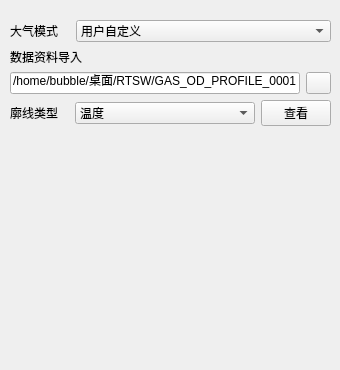
          <widget class="QWidget" name="page_atm">
           <widget class="QWidget" name="gridLayoutWidget">
            <property name="geometry">
             <rect>
              <x>10</x>
              <y>20</y>
              <width>321</width>
              <height>341</height>
             </rect>
            </property>
            <layout class="QGridLayout" name="gridLayout_4">
             <item row="0" column="0">
              <layout class="QHBoxLayout" name="horizontalLayout_5">
               <item>
                <widget class="QLabel" name="label">
                 <property name="maximumSize">
                  <size>
                   <width>60</width>
                   <height>16777215</height>
                  </size>
                 </property>
                 <property name="text">
                  <string>大气模式</string>
                 </property>
                </widget>
               </item>
               <item>
                <widget class="QComboBox" name="atm_comboBox_model">
                 <item>
                  <property name="text">
                   <string>用户自定义</string>
                  </property>
                 </item>
                 <item>
                  <property name="text">
                   <string>热带</string>
                  </property>
                 </item>
                 <item>
                  <property name="text">
                   <string>中纬度夏天</string>
                  </property>
                 </item>
                 <item>
                  <property name="text">
                   <string>中纬度冬天</string>
                  </property>
                 </item>
                 <item>
                  <property name="text">
                   <string>亚北极夏天</string>
                  </property>
                 </item>
                 <item>
                  <property name="text">
                   <string>亚北极冬天</string>
                  </property>
                 </item>
                 <item>
                  <property name="text">
                   <string>美国标准大气</string>
                  </property>
                 </item>
                </widget>
               </item>
              </layout>
             </item>
             <item row="5" column="0">
              <layout class="QHBoxLayout" name="horizontalLayout_6">
               <item>
                <widget class="QLabel" name="label_2">
                 <property name="maximumSize">
                  <size>
                   <width>59</width>
                   <height>16777215</height>
                  </size>
                 </property>
                 <property name="text">
                  <string>廓线类型</string>
                 </property>
                </widget>
               </item>
               <item>
                <widget class="QComboBox" name="comboBox_profile">
                 <property name="maximumSize">
                  <size>
                   <width>195</width>
                   <height>16777215</height>
                  </size>
                 </property>
                 <item>
                  <property name="text">
                   <string>温度</string>
                  </property>
                 </item>
                 <item>
                  <property name="text">
                   <string>水汽</string>
                  </property>
                 </item>
                 <item>
                  <property name="text">
                   <string>二氧化碳</string>
                  </property>
                 </item>
                 <item>
                  <property name="text">
                   <string>臭氧</string>
                  </property>
                 </item>
                </widget>
               </item>
               <item>
                <widget class="QPushButton" name="lineview">
                 <property name="maximumSize">
                  <size>
                   <width>70</width>
                   <height>16777215</height>
                  </size>
                 </property>
                 <property name="text">
                  <string>查看</string>
                 </property>
                </widget>
               </item>
              </layout>
             </item>
             <item row="2" column="0">
              <widget class="QLabel" name="label_11">
               <property name="maximumSize">
                <size>
                 <width>16777215</width>
                 <height>20</height>
                </size>
               </property>
               <property name="text">
                <string>数据资料导入</string>
               </property>
              </widget>
             </item>
             <item row="4" column="0">
              <layout class="QHBoxLayout" name="horizontalLayout_12">
               <item>
                <widget class="QLineEdit" name="lineEdit">
                 <property name="maximumSize">
                  <size>
                   <width>16777215</width>
                   <height>25</height>
                  </size>
                 </property>
                 <property name="text">
                  <string>/home/bubble/桌面/RTSW/GAS_OD_PROFILE_0001</string>
                 </property>
                </widget>
               </item>
               <item>
                <widget class="QPushButton" name="pushButton_12">
                 <property name="maximumSize">
                  <size>
                   <width>25</width>
                   <height>25</height>
                  </size>
                 </property>
                 <property name="text">
                  <string/>
                 </property>
                </widget>
               </item>
              </layout>
             </item>
             <item row="6" column="0">
              <spacer name="verticalSpacer_3">
               <property name="orientation">
                <enum>Qt::Vertical</enum>
               </property>
               <property name="sizeHint" stdset="0">
                <size>
                 <width>20</width>
                 <height>40</height>
                </size>
               </property>
              </spacer>
             </item>
            </layout>
           </widget>
          </widget>
